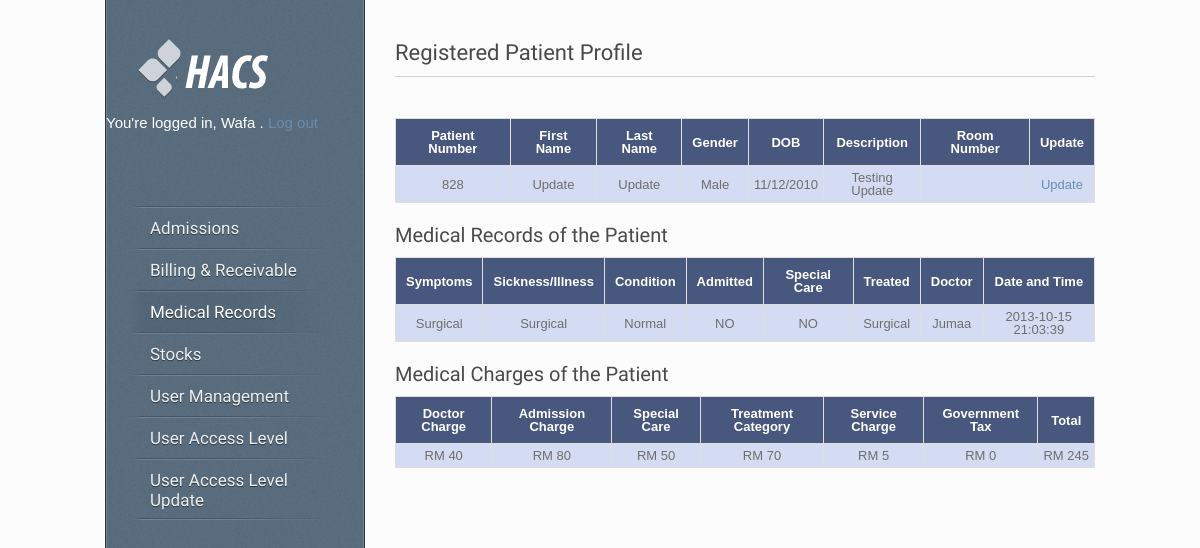
/view_surgical.php?id=828 (signed in), run on the app's committed database.
### tables this page shows
CREATE TABLE IF NOT EXISTS `users` (
  `id` int(10) NOT NULL AUTO_INCREMENT,
  `username` varchar(50) NOT NULL,
  `password` varchar(50) NOT NULL,
  `firstname` varchar(50) NOT NULL,
  `surname` varchar(50) NOT NULL,
  `email` varchar(255) NOT NULL,
  `signup_date` datetime NOT NULL,
  PRIMARY KEY (`id`),
  KEY `username` (`username`)
);

CREATE TABLE IF NOT EXISTS `surgical` (
  `id` int(11) NOT NULL AUTO_INCREMENT,
  `patientNumber` int(11) NOT NULL,
  `patientFirst` varchar(50) NOT NULL,
  `patientLast` varchar(50) NOT NULL,
  `gender` varchar(10) NOT NULL,
  `birthDate` varchar(20) NOT NULL,
  `description` text NOT NULL,
  `surgicalRoom` varchar(10) NOT NULL,
  PRIMARY KEY (`id`)
);

CREATE TABLE IF NOT EXISTS `medication` (
  `patientNumber` varchar(100) NOT NULL,
  `symptoms` text NOT NULL,
  `sickness` text NOT NULL,
  `condition` varchar(255) NOT NULL,
  `admit` varchar(100) NOT NULL,
  `specialcare` varchar(100) NOT NULL,
  `treated` text NOT NULL,
  `doctor` varchar(255) NOT NULL,
  `date` datetime NOT NULL
);

CREATE TABLE IF NOT EXISTS `invoice` (
  `patientNumber` varchar(100) NOT NULL,
  `doctorCharge` varchar(100) NOT NULL,
  `admissionCharge` varchar(100) NOT NULL,
  `specialCare` varchar(100) NOT NULL,
  `treatmentCategory` varchar(100) NOT NULL,
  `serviceCharge` varchar(100) NOT NULL,
  `governmentTax` varchar(100) NOT NULL,
  `date` datetime NOT NULL
);

### core.inc.php (called while the page is built, shortened)
<?php
	function loggedin()
	{
		if (isset($_SESSION['user_id']) && !empty($_SESSION['user_id']))
	{
		return true;
	}else
	{
		return false;
	}
	}
	function getuserfield($field)
	{
		$query = "SELECT `$field` FROM `users` WHERE `id`='".$_SESSION['user_id']."'";
		if ($query_run = mysql_query($query))
		{
			if ($query_result = mysql_result($query_run, 0, $field))
			{
				return $query_result;
			}
		}
	}
		function checkadmission()
	{
		$check = mysql_query("SELECT admission FROM access WHERE userid = '".$_SESSION['user_id']."'");
		while ($row = mysql_fetch_array($check))
		{
			$admission = $row['admission'];
			if ($admission == 1)
			{
				return true;
			}
			else
			{
				return false;
			}
		}
	}
	function checkbill()
	{
		$check = mysql_query("SELECT bill FROM access WHERE userid = '".$_SESSION['user_id']."'");
		while ($row = mysql_fetch_array($check))
		{
			$bill = $row['bill'];
			if ($bill == 1)
			{
				return true;
			}
			else
			{
				return false;
			}
		}
	}
	function checkmedical()
	{
		$check = mysql_query("SELECT medical FROM access WHERE userid = '".$_SESSION['user_id']."'");
		while ($row = mysql_fetch_array($check))
		{
			$medical = $row['medical'];
			if ($medical == 1)
			{
				return true;
			}
			else
			{
				return false;
			}
		}
	}
	function checkstocks()
	{
		$check = mysql_query("SELECT stocks FROM access WHERE userid = '".$_SESSION['user_id']."'");
		while ($row = mysql_fetch_array($check))
		{
			$stocks = $row['stocks'];
			if ($stocks == 1)
			{
				return true;
			}
			else
			{
				return false;
			}
		}
	}
	function checkpatient()
	{
		$check = mysql_query("SELECT patient FROM access WHERE userid = '".$_SESSION['user_id']."'");
		while ($row = mysql_fetch_array($check))
		{
			$patient = $row['patient'];
			if ($patient == 1)
			{
				return true;
			}
			else
			{
				return false;
			}
		}
	}
	function checkadmin()
	{
		$check = mysql_query("SELECT admin FROM access WHERE userid = '".$_SESSION['user_id']."'");
		while ($row = mysql_fetch_array($check))
		{
			$admin = $row['admin'];
			if ($admin == 1)
			{
				return true;
			}
			else
			{
				return false;
			}
		}
	}
?>

### view_surgical.php (the view, shortened to what this page needs)
<?php
	require 'core.inc.php';
	if (loggedin())
	{
?>
<!DOCTYPE HTML>
<html lang="en-US">
<head>
<link rel="stylesheet" type="text/css" href="style.css" media="all" />
<link type="text/css" rel="stylesheet" href="css/styles/form.css?v3.1.19"/>
<link href="css/calendarview.css?v3.1.19" rel="stylesheet" type="text/css" />
<link type="text/css" rel="stylesheet" href="http://cdn.jotfor.ms/css/styles/nova.css?3.1.19" />
<link type="text/css" media="print" rel="stylesheet" href="http://cdn.jotfor.ms/css/printForm.css?3.1.19" />
</head>
<body>
<div id="wrapper">
	<div id="sidebar">
		 <div id="logo"><a href="index.php"><img src="style/images/logo.png" alt="Hospital Access Control System" /></a></div>
		<?php
			$firstname = getuserfield('firstname');
			$firstname_decrypted = base64_decode($firstname);
			echo '<br /><p style="color:white; font-size: 15px;">You\'re logged in,  '.$firstname_decrypted.' . <a href="logout.php">Log out</a></p><br>' ;
		?>
    <div id="menu" class="menu-v">
      <ul>
		<?php if (checkadmission()) { ?>
        <li><a href="index.php">Admissions</a>
        </li>
		<?php
			}else
			{
		?>		<li><a href="#" style="color: red;"><?php echo 'Permission Denied'; ?></a></li>
		<?php
			}
		?>
		<?php if (checkbill()) { ?>
        <li><a href="bill_receivable.php">Billing & Receivable</a>
        </li>
		<?php
			}else
			{
		?>		<li><a href="#" style="color: red;"><?php echo 'Permission Denied'; ?></a></li>
		<?php
			}
		?>
		<?php if (checkmedical()) { ?>
        <li><a href="medical.php" class="active">Medical Records</a></li>
		<?php
			}else
			{
		?>		<li><a href="#" style="color: red;"><?php echo 'Permission Denied'; ?></a></li>
		<?php
			}
		?>
		<?php if (checkstocks()) { ?>
        <li><a href="stocks.php">Stocks</a>
        </li>
		<?php
			}else
			{
		?>		<li><a href="#" style="color: red;"><?php echo 'Permission Denied'; ?></a></li>
		<?php
			}
		?>
		<?php if (checkpatient()) { ?>
        <li><a href="#">User Management</a>
		</li>
		<?php
			}else
			{
		?>		<li><a href="#" style="color: red;"><?php echo 'Permission Denied'; ?></a></li>
		<?php
			}
		?>
		<?php if (checkadmin()) { ?>
			<li><a href="access.php">User Access Level</a></li>
			<li><a href="access_update.php">User Access Level Update</a></li>
		<?php
			}else
			{
		?>		<li><a href="#" style="color: red;"><?php echo 'Permission Denied'; ?></a></li>
		<?php
			}
		?>
      </ul>
    </div>
	</div>
	<div id="content">
	<h1 class="title">Registered Patient Profile</h1>
	<div class="line"></div>
	<?php if (checkmedical()) { ?>
	<div id="container">
		<div id="main">
			<table>
				<tr>
					<th>Patient Number</th>
					<th>First Name</th>
					<th>Last Name</th>
					<th>Gender</th>
					<th>DOB</th>
					<th>Description</th>
					<th>Room Number</th>
					<th>Update</th>
				</tr>
				<?php
					$patientNumber = $_GET['id'];
					$sql = "SELECT * FROM surgical WHERE patientNumber='$patientNumber'";
					$query =  mysql_query($sql) or die(mysql_error());
					while ($rows = mysql_fetch_assoc($query))
					{
						$patientNumber = $rows['patientNumber'];
						$patientFirst = $rows['patientFirst'];
						$patientLast = $rows['patientLast'];
						$gender = $rows['gender'];
						$birthDate = $rows['birthDate'];
						$description = $rows['description'];
						$surgicalRoom = $rows['surgicalRoom'];
						$patientFirst_decrypted = base64_decode($patientFirst);
						$patientLast_decrypted = base64_decode($patientLast);
						$gender_decrypted = base64_decode($gender);
						$birthDate_decrypted = base64_decode($birthDate);
						$description_decrypted = base64_decode($description);
						$surgicalRoom_decrypted = base64_decode($surgicalRoom);
				?>
					<tr>
						<td><?php echo $patientNumber; ?></td>
						<td><?php echo $patientFirst_decrypted; ?></td>
						<td><?php echo $patientLast_decrypted; ?></td>
						<td><?php echo $gender_decrypted; ?></td>
						<td><?php echo $birthDate_decrypted; ?></td>
						<td><?php echo $description_decrypted; ?></td>
						<td><?php echo $surgicalRoom_decrypted; ?></td>
						<td><a href="update.php?id=<?php echo $rows['id']; ?>">Update</a></td>
					</tr>
				<?php
					}
				?>
			</table>
			<h2>Medical Records of the Patient</h2>
			<table>
				<tr>
					<th>Symptoms</th>
					<th>Sickness/Illness</th>
					<th>Condition</th>
					<th>Admitted</th>
					<th>Special Care</th>
					<th>Treated</th>
					<th>Doctor</th>
					<th>Date and Time</th>
				</tr>
				<?php
					$patientNumber = $_GET['id'];
					$sql = "SELECT * FROM medication WHERE patientNumber ='$patientNumber' ";
					$query =  mysql_query($sql) or die(mysql_error());
					while ($rows = mysql_fetch_assoc($query))
					{
						$symptoms = $rows['symptoms'];
						$sickness = $rows['sickness'];
						$condition = $rows['condition'];
						$admit = $rows['admit'];
						$specialcare = $rows['specialcare'];
						$treated = $rows['treated'];
						$doctor = $rows['doctor'];
						$date = $rows['date'];
						$symptoms_decrypted = base64_decode($symptoms);
						$sickness_decrypted = base64_decode($sickness);
						$condition_decrypted = base64_decode($condition);
						$admit_decrypted = base64_decode($admit);
						$specialcare_decrypted = base64_decode($specialcare);
						$treated_decrypted = base64_decode($treated);
						$doctor_decrypted = base64_decode($doctor);
				?>
					<tr>
						<td><?php echo $symptoms_decrypted; ?></td>
						<td><?php echo $sickness_decrypted; ?></td>
						<td><?php echo $condition_decrypted; ?></td>
						<td><?php echo $admit_decrypted; ?></td>
						<td><?php echo $specialcare_decrypted; ?></td>
						<td><?php echo $treated_decrypted; ?></td>
						<td><?php echo $doctor_decrypted; ?></td>
						<td><?php echo $date; ?></td>
					</tr>
				<?php
					}
				?>
			</table>
			<h2>Medical Charges of the Patient</h2>
			<table>
				<tr>
					<th>Doctor Charge</th>
					<th>Admission Charge</th>
					<th>Special Care</th>
					<th>Treatment Category</th>
					<th>Service Charge</th>
					<th>Government Tax</th>
					<th>Total</th>
				</tr>
				<?php
					$patientNumber = $_GET['id'];
					$sql = "SELECT * FROM invoice WHERE patientNumber ='$patientNumber' ";
					$query =  mysql_query($sql) or die(mysql_error());
					while ($rows = mysql_fetch_assoc($query))
					{
						$doctorCharge = $rows['doctorCharge'];
						$admissionCharge = $rows['admissionCharge'];
						$specialCare = $rows['specialCare'];
						$treatmentCategory = $rows['treatmentCategory'];
						$serviceCharge = $rows['serviceCharge'];
						$governmentTax = $rows['governmentTax'];
						$doctorCharge_decrypted = base64_decode($doctorCharge);
						$admissionCharge_decrypted = base64_decode($admissionCharge);
						$specialCare_decrypted = base64_decode($specialCare);
						$treatmentCategory_decrypted = base64_decode($treatmentCategory);
						$serviceCharge_decrypted = base64_decode($serviceCharge);
						$governmentTax_decrypted = base64_decode($governmentTax);
						$total = $doctorCharge_decrypted + $admissionCharge_decrypted + $specialCare_decrypted + $treatmentCategory_decrypted + $serviceCharge_decrypted + $governmentTax_decrypted
				?>
					<tr>
						<td>RM&nbsp;<?php echo $doctorCharge_decrypted; ?></td>
						<td>RM&nbsp;<?php echo $admissionCharge_decrypted; ?></td>
						<td>RM&nbsp;<?php echo $specialCare_decrypted; ?></td>
						<td>RM&nbsp;<?php echo $treatmentCategory_decrypted; ?></td>
						<td>RM&nbsp;<?php echo $serviceCharge_decrypted; ?></td>
						<td>RM&nbsp;<?php echo $governmentTax_decrypted; ?></td>
						<td>RM&nbsp;<?php echo $total; ?></td>
					</tr>
				<?php
					}
				?>
			</table>
		</div>
	</div>
	<?php
		}else
		{
	?>		<center><h2 style="color: red;">Permission Denied</h2></center>
	<?php
		}
	?>
</div>
</body>
</html>
<?php
	}else
	{
		require 'loginform.inc.php';
	}
?>

### style.css (style rules this page uses)
html, body, div, span, applet, object, iframe, h1, h2, h3, h4, h5, h6, p, blockquote, pre, a, acronym, address, big, cite, code, del, dfn, em, font, img, ins, kbd, q, s, samp, small, strike, strong, tt, var, b, u, i, center, dl, dt, dd, ol, ul, li, fieldset, form, label, legend { margin:0; padding:0; border:0; outline:0; font-size:100%; vertical-align:baseline; background:transparent }
body { line-height:1 }
ol, ul { list-style:none }
table { border-collapse:collapse; border-spacing:0 }
th, td { margin:0; padding:0 }
html, body { height: 100%; }
body { background-color: #FCFCFC; font-family:Arial, sans-serif; font-size: 13px; color: #585858; }
p { line-height: 20px; margin-bottom: 20px; }
a { color: #688dad; text-decoration: none; }
h1, h2, h3, h4, h5, h6 { font-family: 'Amaranth', sans-serif; color: #4a4a4a; font-weight: normal; margin: 0 0 10px 0; }
h1 { font-size: 22px; line-height: 26px; }
h2 { font-size: 20px; line-height: 24px; }
h1.title { padding: 0; }
img { display: block; }
.line { background: transparent url(style/images/line.png) repeat-x; height: 2px; padding: 20px 0 0 0; line-break: 0px; }
ul { line-height: 20px; margin-bottom: 20px; }
ul li { background: transparent url(style/images/bullet.png) left 8px no-repeat; padding-left: 15px; }
#wrapper { width: 990px; margin: 0 auto; overflow: hidden; }
#content { width: 700px; float: right; padding: 40px 0 20px 0; }
#sidebar { width: 258px; background: #596d7f url(style/images/noize.png) repeat 100% 0; -webkit-box-shadow: inset 0px 0px 0px 1px rgba(255, 255, 255, 0.15); -moz-box-shadow: inset 0px 0px 0px 1px rgba(255, 255, 255, 0.15); box-shadow: inset 0px 0px 0px 1px rgba(255, 255, 255, 0.15); border-left: 1px solid rgba(0, 0, 0, 0.50); border-right: 1px solid rgba(0, 0, 0, 0.50); float: left; position: fixed; margin-top: -1px; z-index: 100; }
#logo { text-align: left; padding: 40px 32px 0 32px; }
#logo a { border: none; }
#logo img { display: inline; }
#menu { float: left; text-align: left; font-family: 'Amaranth', sans-serif; font-size: 17px; margin-top: 40px; margin-bottom: 50px; position: relative; z-index: 100; padding: 0 0 0 24px; text-shadow: 0px 1px 0px rgba(0, 0, 0, 0.5); }
.menu-v ul { margin: 0; padding: 0; list-style-type: none; width: 200px; background: transparent url(style/images/menu-line.png) no-repeat center bottom; }
.menu-v ul li { position: relative; padding-right: 5px; background: transparent url(style/images/menu-line.png) no-repeat center top; padding: 0; }
.menu-v ul li a { display: block; color: white; text-decoration: none; padding: 12px 0 10px 20px; padding-right: 17px; background: transparent; color: #f0f0f0; text-decoration: none; border: none; }
.menu-v ul li a.active, .menu-v ul li a.selected, .menu-v ul li a:hover { text-decoration: none; background: transparent url(style/images/menu-hover.png) repeat-y left top; color: #fff; }
table { width: 100%; border-collapse: collapse; margin-bottom: 20px; color: #6e6e6e; border-bottom:1px solid #dedede; }
table td { padding: 8px 10px; border-right:1px solid #dedede; }
table th { padding: 10px; text-align: left; border-right:1px solid #dedede; font-weight: normal; }
table tr { border-left:1px solid #dedede; border-top:1px solid #dedede; }

### view_surgical.php (style rules this page uses)
#main table th { padding: 10px; background-color: #48577D; color: #FFFFFF; text-align: center; font-weight: bold; }
#main table td { padding: 5px; text-align: center; }
#main table tr { background-color: #D3DCF2; }

### data on the page
users: firstname "Wafa"
surgical: patientNumber "828", patientFirst "Update", patientLast "Update", gender "Male", birthDate "11/12/2010", description "Testing Update"
medication: symptoms "Surgical", sickness "Surgical", condition "Normal", admit "NO", specialcare "NO", treated "Surgical", doctor "Jumaa", date "2013-10-15 21:03:39"
invoice: doctorCharge "40", admissionCharge "80", specialCare "50", treatmentCategory "70", serviceCharge "5", governmentTax "0", total "245"
